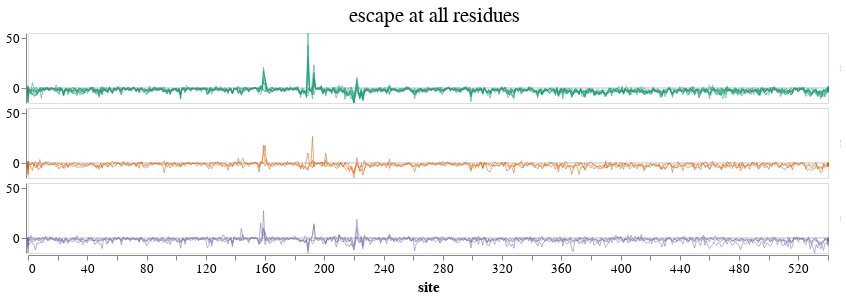

The notebook cell saved with this chart:
### Code cell
escape_df['site'] = escape_df['site'].astype(int)

escape_df_floored = escape_df.copy()
escape_df_floored['escape'] = escape_df_floored['escape'].clip(lower=0)

# all sites, lineplot
summed_escape_lineplot_full = (
    alt.Chart()
    .encode(
        x=alt.X("site", 
                title="site",
                scale=alt.Scale(domain=[0, 540],
                                clamp=True
                               )
               ),
        y=alt.Y(
            "escape",
            title=None,
            scale=alt.Scale(domain=[-11, 55],
                            clamp=True
                           )
        ),
        color=alt.Color('cohort:N', 
                        legend=None,
                        sort=['vietnam_ped', 'vietnam_adult', 'misc_adult'],
                       ).scale(scheme='dark2'),
        detail='serum',
        tooltip=['serum', 'site', 'escape']
    )
    .mark_line(size=.75, opacity=0.7)
    .properties(width=800, height=70)
)

x_axis = alt.Chart(pd.DataFrame({'y': [0]})).mark_rule(
    size=1, 
    opacity=0.5, color='gray').encode(y='y')

faceted_lineplot_full = alt.layer(
    summed_escape_lineplot_full, x_axis, data=escape_df
).facet(
    facet=alt.Facet(
        'cohort:N',
        sort=['vietnam_ped', 'vietnam_adult', 'misc_adult'],
        title='escape at all residues',
        header=alt.Header(
            titleFontSize=21,
            titleFontWeight='normal',
            titlePadding=5,
            labelFontSize=1,
            labelOrient='right',
            # labelAngle=0,
            labelFontStyle='italic',
        )
    ),
    spacing=2,
    columns=1
).configure_axis(
    grid=False,
    labelFontSize=13,
    titleFontSize=15
)

faceted_lineplot_full.save(
    'scratch_notebooks/figure_drafts/perth09_analysis/sitewise_escape_plots/230911_summed_escape_full.png',
    scale_factor=2.0
)

faceted_lineplot_full

### Figure 1 — Vega-Lite specification as saved in the notebook (floating-point values rounded to 4 significant figures; data arrays with more than 128 entries replaced by an {"elided": "..."} marker saying what was removed)
{"config": {"view": {"continuousWidth": 300, "continuousHeight": 300}, "axis": {"grid": false, "labelFontSize": 13, "titleFontSize": 15}}, "data": {"name": "data-446732fef075e8c4852aaa01e1d5182e"}, "facet": {"field": "cohort", "header": {"labelFontSize": 1, "labelFontStyle": "italic", "labelOrient": "right", "titleFontSize": 21, "titleFontWeight": "normal", "titlePadding": 5}, "sort": ["vietnam_ped", "vietnam_adult", "misc_adult"], "title": "escape at all residues", "type": "nominal"}, "spec": {"layer": [{"mark": {"type": "line", "opacity": 0.7, "size": 0.75}, "encoding": {"color": {"field": "cohort", "legend": null, "scale": {"scheme": "dark2"}, "sort": ["vietnam_ped", "vietnam_adult", "misc_adult"], "type": "nominal"}, "detail": {"field": "serum", "type": "nominal"}, "tooltip": [{"field": "serum", "type": "nominal"}, {"field": "site", "type": "quantitative"}, {"field": "escape", "type": "quantitative"}], "x": {"field": "site", "scale": {"clamp": true, "domain": [0, 540]}, "title": "site", "type": "quantitative"}, "y": {"field": "escape", "scale": {"clamp": true, "domain": [-11, 55]}, "title": null, "type": "quantitative"}}}, {"data": {"name": "data-06fd9f850666401b4599de5588b60692"}, "mark": {"type": "rule", "color": "gray", "opacity": 0.5, "size": 1}, "encoding": {"y": {"field": "y", "type": "quantitative"}}}], "height": 70, "width": 800}, "columns": 1, "spacing": 2, "$schema": "https://vega.github.io/schema/vega-lite/v5.8.0.json", "datasets": {"data-446732fef075e8c4852aaa01e1d5182e": {"elided": "9056 records"}, "data-06fd9f850666401b4599de5588b60692": [{"y": 0}]}}
